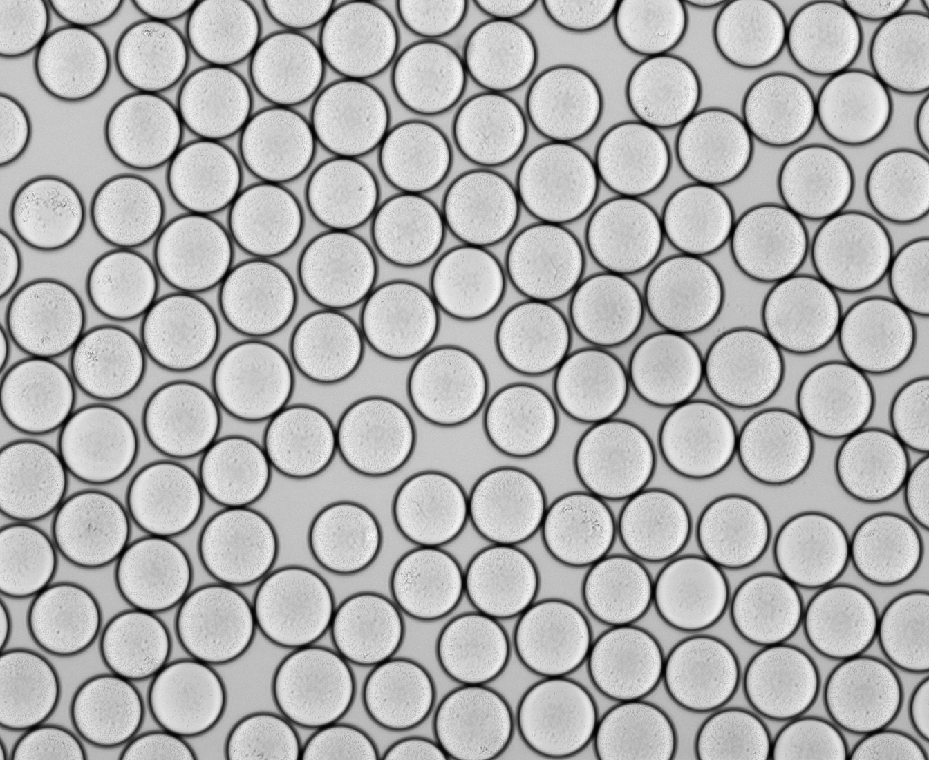
%> input picture droplet_histograms/Figure2-FigureS5/images/lambda=20/brightfield/100um_10x.tif, 929 x 760 px, shrunk from 1344 x 1100 before the run, given in place of 55um_10x.tif, which was not available; the run also reads 2 pictures not shown here
$ octave droplet_variation_MC.m   (GNU Octave 9; MATLAB toolbox functions it lacks are replaced by stand-ins)
%> lines starting %> are read from the running program, lines starting %| are printed output that depends on the picture; in (x1, y1, x2, y2) boxes, pixels count from 0 and x2, y2 are one past the last pixel; in counts of white or black regions, pixels touching at a corner belong together; the program's own positions count from 1; pictures that were not available may be replaced by others from this repository, and a replacement may not be noted
### droplet_histograms/Figure2-FigureS5/dropletvariation_55um_MC_lambda5.m
%%for lambda=5
%construct full brightfield microscopy image
image = imread('images/lambda=5/brightfield/55um_10x.tif')*3;
%> image: size 760x929 uint16; min 4470, max 40245, mean 29390.6
%construct full fluorescence image
image_fluor = (imread('images/lambda=5/fluor/55um_g_f_10x.jpg'));
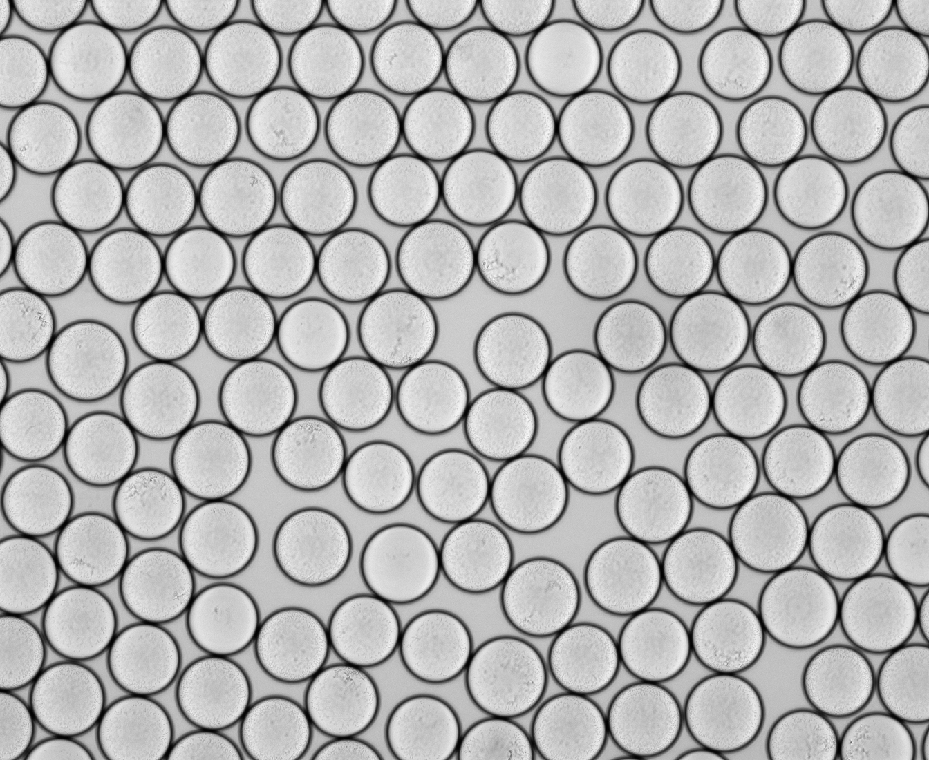
%> input picture droplet_histograms/Figure2-FigureS5/images/lambda=20/brightfield/100um_10x_2.tif, 929 x 760 px, shrunk from 1344 x 1100 before the run, given in place of 55um_g_f_10x.jpg, which was not available
%> image_fluor is the input picture: size 760x929 uint16; min 1437, max 12607, mean 9299.9

%detect droplets, may need to change sensitivity parameter to increase
%effectiveness
[centers,radii] = imfindcircles(image,[20 40],'Sensitivity',0.90);
%> centers = 123 rows, first 12: [691.9 594.1; 99 445; 123 285.5; 165.7 499.9; 468.5 283.4; 37.11 396.7; 187.5 698.5; 154 575; 699 440; 633.4 159.5; 591.7 386.1; 429.7 78.3]; radii = 123 values, max 37.96 at index 68, min 22.79 at index 122, mean 34.22
imshow(image)
imshow(image_fluor)
hold on
h = viscircles(centers, radii)
num_circles = length(centers);
%> num_circles = 123
hold off

%go through each droplet and calculate and track brightness value
intensity_tracker_55um_lambda5 = zeros(num_circles,1);
for n=1:num_circles
    center = centers(n,:);
    radius = radii(n);

    [xgrid, ygrid] = meshgrid(1:size(image,2), 1:size(image,1));
    mask = ((xgrid-center(1,1)).^2 + (ygrid-center(1,2)).^2) <= radius.^2;
    intensity_droplet = (image_fluor(mask));

    intensity=sum(intensity_droplet);
    norm_intensity = intensity/(radius.^2*pi);
    intensity_tracker_55um_lambda5(n) = norm_intensity;
end
%> this loop made 123 passes
%> (center, radius, intensity, norm_intensity) on passes 1 to 12: ([691.9 594.1], 34.66, 34087566, 9032.1), ([99 445], 36.44, 40465084, 9701), ([123 285.5], 31.94, 31020744, 9678.5), ([165.7 499.9], 34.62, 34729075, 9224.3), ([468.5 283.4], 34.14, 35106187, 9589.2), ([37.11 396.7], 34.98, 35596858, 9262.4), ([187.5 698.5], 35.13, 35082184, 9050.8), ([154 575], 34.76, 35705764, 9405.7), ([699 440], 35.85, 37188278, 9211.7), ([633.4 159.5], 34.41, 34357931, 9237.8), ([591.7 386.1], 34.19, 34936801, 9515), ([429.7 78.3], 33.82, 33338812, 9276.1)
%> pass 1, `mask = ((xgrid-center(1,1)).^2 + (ygrid-center(1,2)).^2) <= radius.^2;`:
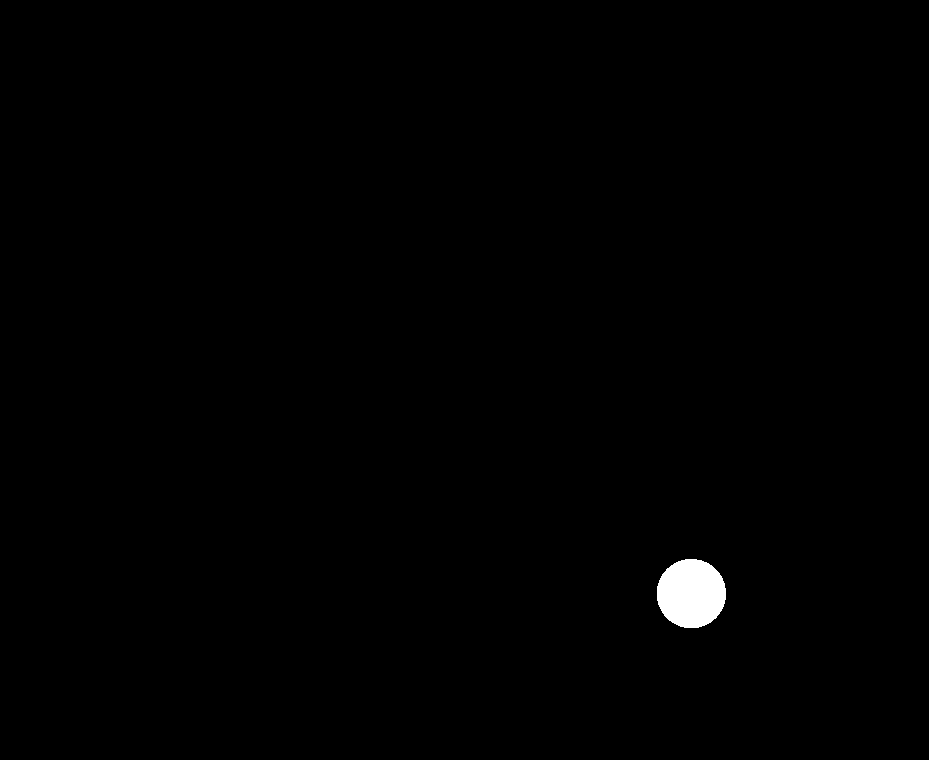
%> mask: size 760x929 logical; 0.53% white; 1 white region, box (x1, y1, x2, y2) and area: (657, 559, 726, 628) 3777
%> after the loop, intensity_tracker_55um_lambda5 = 123 values, max 10151.6 at index 80, min 4840.7 at index 118, mean 8827.9
%> `dropletvariation_55um_MC_lambda5`:
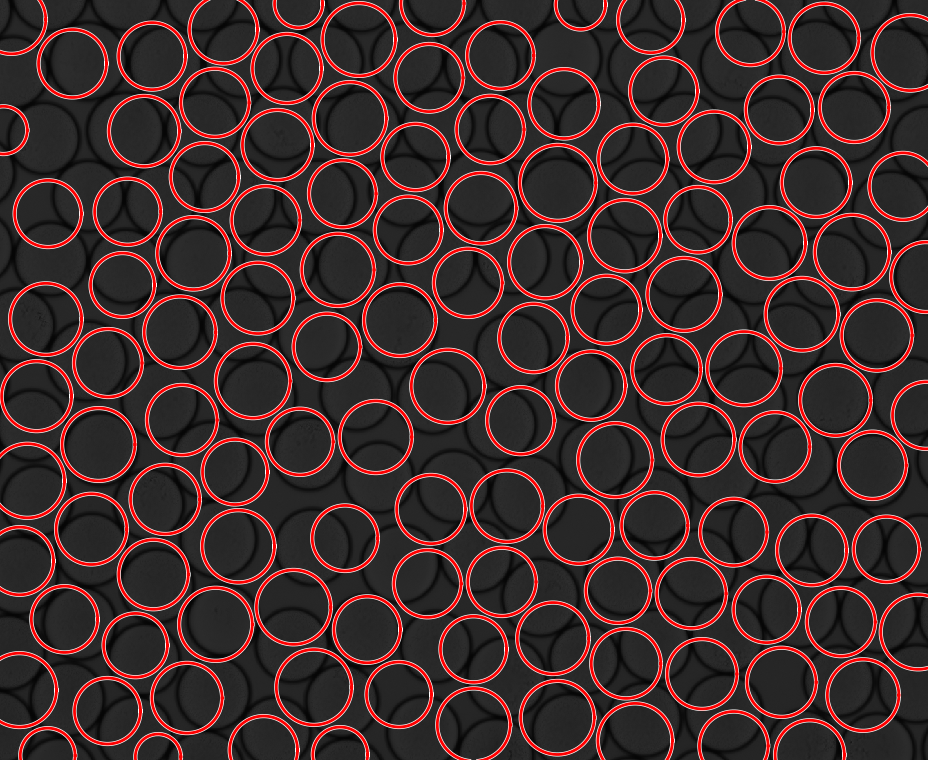
%> figure redrawn from the program's plot data

### droplet_histograms/Figure2-FigureS5/dropletvariation_55um_MC_lambda20.m
%%for lambda=20
%construct full brightfield microscopy image
image = imread('images/lambda=20/brightfield/55um_10x.tif')*3;
%construct full fluorescence image
image_fluor = (imread('images/lambda=20/fluor/55um_g_f_10x.jpg'));

%detect droplets, may need to change sensitivity parameter to increase
%effectiveness
[centers,radii] = imfindcircles(image,[20 40],'Sensitivity',0.90);
imshow(image)
imshow(image_fluor)
hold on
h = viscircles(centers, radii)
num_circles = length(centers);
hold off

%go through each droplet and calculate and track brightness value
intensity_tracker_55um_lambda20 = zeros(num_circles,1);
for n=1:num_circles
    center = centers(n,:);
    radius = radii(n);

    [xgrid, ygrid] = meshgrid(1:size(image,2), 1:size(image,1));
    mask = ((xgrid-center(1,1)).^2 + (ygrid-center(1,2)).^2) <= radius.^2;
    intensity_droplet = (image_fluor(mask));

    intensity=sum(intensity_droplet);
    norm_intensity = intensity/(radius.^2*pi);
    intensity_tracker_55um_lambda20(n) = norm_intensity;
end
%> after the loop, intensity_tracker_55um_lambda20 has the same summary as intensity_tracker_55um_lambda5

### droplet_histograms/Figure2-FigureS5/dropletvariation_100um_MC_lambda5.m
%requires 2 brightfield and ImageJ-edited fluorescence photos to have more
%than 100 droplets for 150 um diameter droplets

%construct full brightfield microscopy image
image1 = imread('images/lambda=5/brightfield/100um_10x.tif')*3;
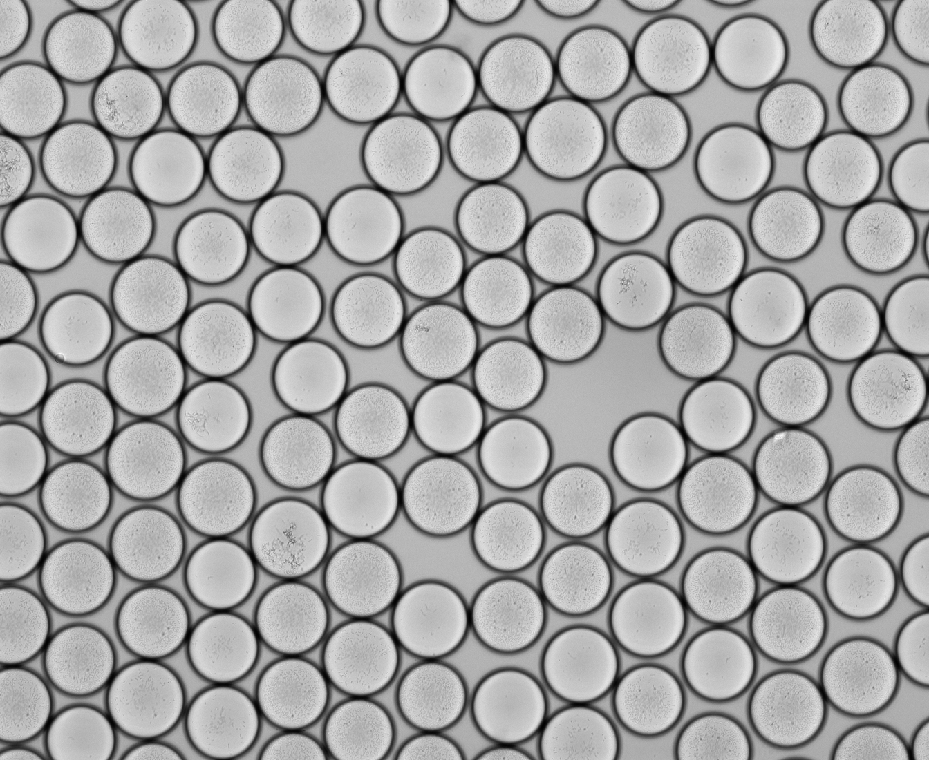
%> input picture droplet_histograms/Figure2-FigureS5/images/lambda=5/brightfield/100um_10x.tif, 929 x 760 px, shrunk from 1344 x 1100 before the run
%> image1: size 760x929 uint16; min 4419, max 44013, mean 30297.6
image2 = imread('images/lambda=5/brightfield/100um_10x_2.tif')*3;
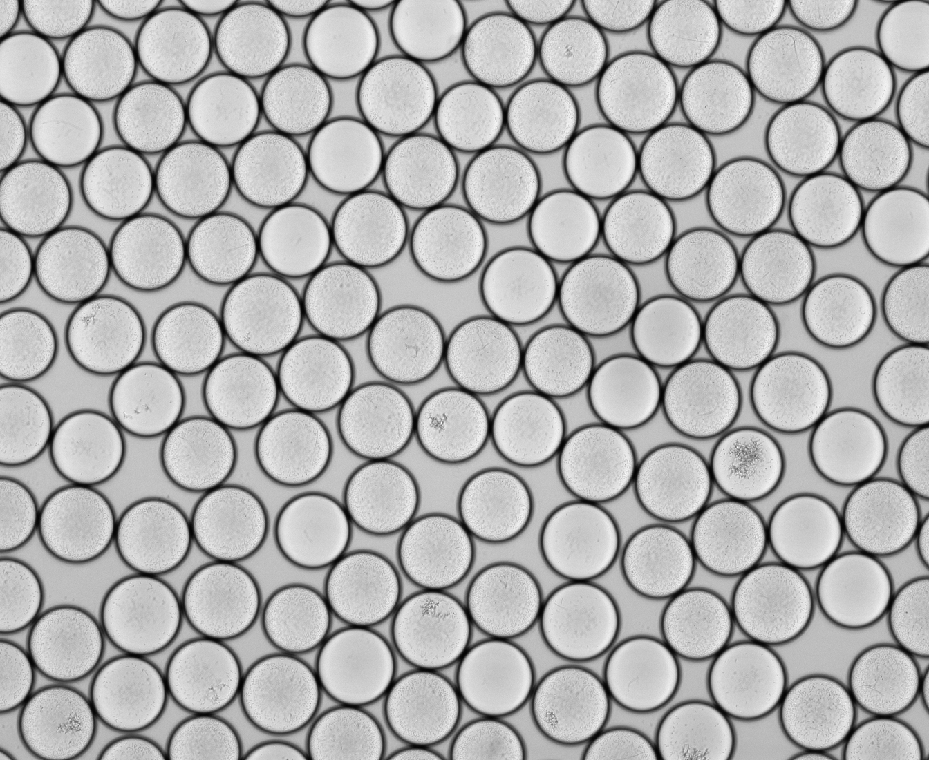
%> input picture droplet_histograms/Figure2-FigureS5/images/lambda=5/brightfield/100um_10x_2.tif, 929 x 760 px, shrunk from 1344 x 1100 before the run
%> image2: size 760x929 uint16; min 4464, max 42654, mean 30849.7
image_total = [image1 image2];
%construct full fluorescence image
image_fluor1 = (imread('images/lambda=5/fluor/100um_g_f_10x.jpg'));
image_fluor2 = (imread('images/lambda=5/fluor/100um_g_f_10x_2.jpg'));
image_fluor_total = [image_fluor1 image_fluor2];

%detect droplets, may need to change sensitivity parameter to increase
%effectiveness and change diameter range to get within acceptable droplet
%size range
[centers,radii] = imfindcircles(image_total,[30 60],'Sensitivity',0.90);
%> centers = 247 rows, first 12: [361 500; 449 419; 718 416.3; 440.5 84; 41 234.5; 1424.9 678.7; 509.9 707.1; 648.5 619.5; 768.7 308.9; 649.9 453.1; 1285.5 667; 1676.9 681.3]; radii = 247 values, max 40.72 at index 246, min 30.99 at index 244, mean 34.95
imshow(image_total)
imshow(image_fluor_total)
hold on
h = viscircles(centers, radii)
num_circles = length(centers);
%> num_circles = 247
hold off

%go through each droplet and calculate and track brightness value
intensity_tracker_100um_lambda5 = zeros(num_circles,1);
for n=1:num_circles
    center = centers(n,:);
    radius = radii(n);

    [xgrid, ygrid] = meshgrid(1:size(image_total,2), 1:size(image_total,1));
    mask = ((xgrid-center(1,1)).^2 + (ygrid-center(1,2)).^2) <= radius.^2;
    intensity_droplet = (image_fluor_total(mask));

    intensity=sum(intensity_droplet);
    norm_intensity = intensity/(radius.^2*pi);
    intensity_tracker_100um_lambda5(n) = norm_intensity;
end
%> this loop made 247 passes
%> (center, radius, intensity, norm_intensity) on passes 1 to 3: ([361 500], 36.43, 4136, 0.992), ([449 419], 33.89, 4813, 1.33), ([718 416.3], 34.48, 5289, 1.42)

### droplet_histograms/Figure2-FigureS5/dropletvariation_100um_MC_lambda20.m
%requires 2 brightfield and ImageJ-edited fluorescence photos to have more
%than 100 droplets for 150 um diameter droplets

%construct full brightfield microscopy image
image1 = imread('images/lambda=20/brightfield/100um_10x.tif');
%> image1 is the input picture: size 760x929 uint16; min 1490, max 13415, mean 9796.9
image2 = imread('images/lambda=20/brightfield/100um_10x_2.tif');
image_total = [image1 image2];
%construct full fluorescence image
image_fluor1 = (imread('images/lambda=20/fluor/100um_g_f_10x.jpg'));
image_fluor2 = (imread('images/lambda=20/fluor/100um_g_f_10x_2.jpg'));
image_fluor_total = [image_fluor1 image_fluor2];

%detect droplets, may need to change sensitivity parameter to increase
%effectiveness and change diameter range to get within acceptable droplet
%size range
[centers,radii] = imfindcircles(image_total,[30 60],'Sensitivity',0.90);
imshow(image_total)
imshow(image_fluor_total)
hold on
h = viscircles(centers, radii)
num_circles = length(centers);
hold off

%go through each droplet and calculate and track brightness value
intensity_tracker_100um_lambda20 = zeros(num_circles,1);
for n=1:num_circles
    center = centers(n,:);
    radius = radii(n);

    [xgrid, ygrid] = meshgrid(1:size(image_total,2), 1:size(image_total,1));
    mask = ((xgrid-center(1,1)).^2 + (ygrid-center(1,2)).^2) <= radius.^2;
    intensity_droplet = (image_fluor_total(mask));

    intensity=sum(intensity_droplet);
    norm_intensity = intensity/(radius.^2*pi);
    intensity_tracker_100um_lambda20(n) = norm_intensity;
end

### droplet_histograms/Figure2-FigureS5/droplet_variation_MC.m
%This script generates the histograms in Figure 2 and Figure S5
%This is the main script that calls the sub-scripts to run the individual
%sections for each droplet size (55, 100, 150 um)

%run separate droplet sections to collect droplet data
dropletvariation_55um_MC_lambda5
dropletvariation_55um_MC_lambda20
dropletvariation_100um_MC_lambda5
dropletvariation_100um_MC_lambda20
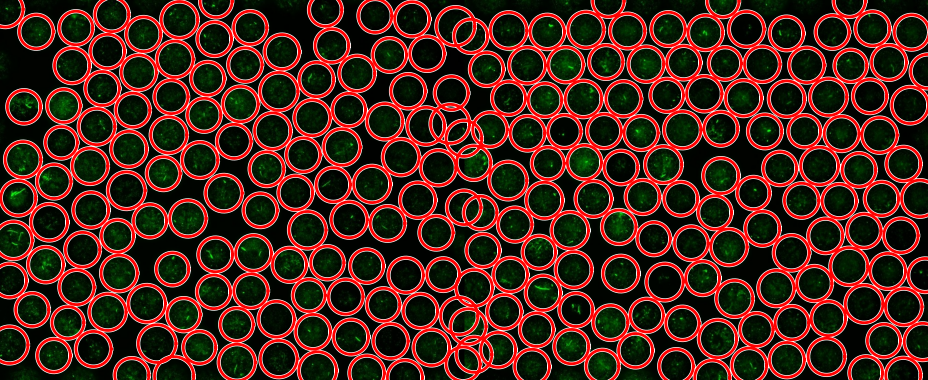
%> figure redrawn from the program's plot data; shown at 1/2 size
%> the run ends on the next line
dropletvariation_150um_MC_lambda5
